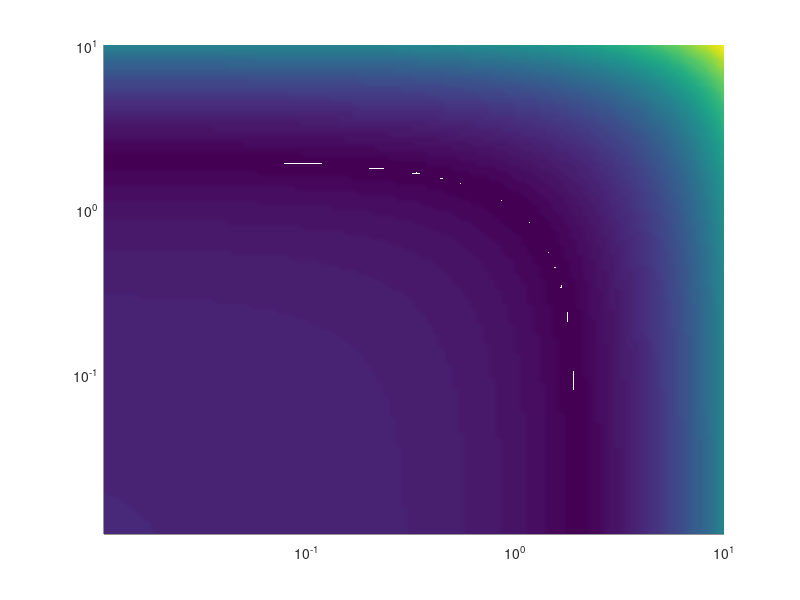

MATLAB code for this plot: (Note: this script raises an error after producing the figure.)
clear all; clc;

sigr=1.0;sigc=4.3;betar=1.0;betac=1.1;
pp=2*betac*(sigr/betar);
omega=6.0;
x=[];
for i=1:100
    ev2=10^(-2.0+3.0/100*i);
    for j=1:100
        ev3=10^(-2.0+3.0/100*j);
A=[-2*sigr+ev2,0,omega,0;-pp,-ev2,0,omega;-omega,0,-2*sigr+ev3,0;0,-omega,-pp,-ev3];
e=eig(A);
e=real(e);
emax=max(e);
x=[x;ev2,ev3,emax];
    end
end

n=100;%number of oscillators
m=100;% number of itterations
u=zeros(n,m);
%v=u;
v=zeros(n,m);
z=zeros(n,m);
%z1=zeros(n,m);x
for i=1:n
    %u(i,j)=x(i,x1); 
    for j=1:m
        
      u(i,j)=x(m*(i-1)+j,1);
      % if(i==1) v(j)=x(100*(i-1)+j,2);endclc
      v(i,j)=x(m*(i-1)+j,2);  
      %z(i,j)=smooth(x(m*(i-1)+j,3),500);
      z(i,j)=x(m*(i-1)+j,3);
    end
end

%my_map=load('my_map.txt');
%load('MyColormaps','mycmap')
%c=z;
figure()
%cmap=colormap((inferno));  
%subplot(1,2,2)

surface(u,v,z,'Marker','.')
shading interp
axis tight %([0 0.1 0 0.25])
%colorbar;
set(gca, 'YScale', 'log')
set(gca, 'XScale', 'log')
datarange = [-0.01 0.01];
breakpoint = 0.0;
ctlen = 256;
colors = [0 0 0; 0.9714    0.9855    0.6028];
pos = (max(datarange)-breakpoint)/diff(datarange);
n = [floor(ctlen*(1-pos)) ceil(ctlen*pos)];
cmap = [repmat(colors(1,:),[n(1),1]); repmat(colors(2,:),[n(2),1])];
colormap(inferno);
%caxis(datarange)
colorbar
